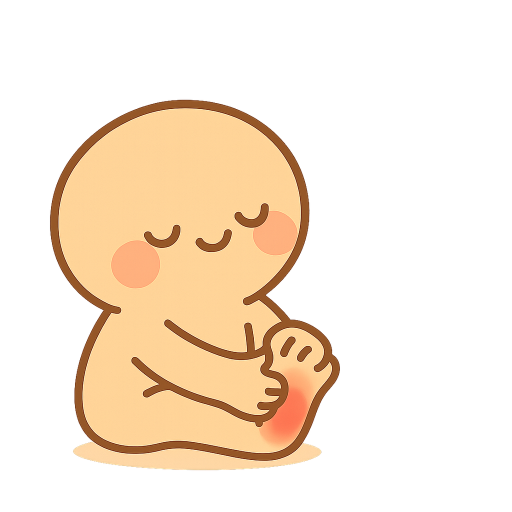
#> input picture .art-staging/bodypart-highlight/chip-ashikubi.png, 1024 x 1024 px (shown at 1/2 size)
$ python -i gen-bodypart-highlight.py   (imports and definitions only)
#> lines starting #> are read from the running program, lines starting #| are printed output that depends on the picture
#!/usr/bin/env python3
"""体の部位イラストへ珊瑚色ハイライトを追加(TASK-C2-2026-07-31-bodypart-art-legibility.md)。

老眼対応: 11体それぞれの該当部位に、かたさチェック図解の「かかと」ピンク(quizArtPink=
#E56A9A、QuizArt.swift:15)と同系の珊瑚色パッチを大きく重ねる。ポーズ・キャラ・トーンは
現行11体(.art-staging/chip-<key>.png)をそのままIMAGE 1参照にして維持し、色パッチの追加
だけを行う。background=transparent必須(前回教訓)。

  python3 gen-bodypart-highlight.py koshi
  python3 gen-bodypart-highlight.py all
"""
import base64
import json
import os
import subprocess
import sys

from PIL import Image

KEY_PATH = os.path.expanduser("~/.claude/secrets/openai-ogatore-manuals.key")
SRC_DIR = os.path.expanduser("~/Claude/kyou-no-ogatore/.art-staging")
OUT_DIR = os.path.expanduser("~/Claude/kyou-no-ogatore/.art-staging/bodypart-highlight")

STYLE = (
    "Keep the character, pose, colors, outline, and composition EXACTLY as in the reference "
    "image — do not redraw or change the pose, face, or body shape in any way. The ONLY "
    "change is: add one bold, clearly visible coral-pink highlight patch (color similar to "
    "hex #E56A9A, a warm rose-pink, matching this app's existing 'body part called out in "
    "pink' visual language) as a soft glowing oval/blob shape overlaid on top of the specific "
    "body region named below. The patch must be LARGE — big enough to cover a substantial "
    "part of that body region, not a small dot — so it is unmistakably visible even shrunk to "
    "a tiny 22x22 pixel icon. The patch can have a soft slightly-transparent glow edge but its "
    "core must be a solid, clearly saturated coral-pink. Keep the thick brown character "
    "outline visible on top of/around the patch so the character silhouette doesn't get lost. "
    "\n\nCRITICAL PLACEMENT RULE (alan5差し戻し2026-07-31で確定): place the patch on the "
    "spot a person would put their OWN HAND when THAT body part hurts — i.e. the patch marks "
    "the body part itself, never the hand/paw that happens to be touching it. If a hand or "
    "paw is resting on or near the target area, draw the patch UNDER/BEHIND that hand on the "
    "body surface (torso, shoulder, joint, etc.), not on top of the hand or fingers — the "
    "hand shape must stay the normal skin color. A patch that ends up looking like it's on "
    "the hand itself (making the hand look injured instead of the body part) is a FAIL. "
    "Fully transparent background, no text, no watermark."
)

# 該当部位の当て色位置。既存11体の実際のポーズに合わせて指示する。原則:
# 「その部位が痛いとき、人が手を当てる場所」に置く(手そのものの上に乗せない)。
REGION = {
    "koshi": "the lower back/waist surface itself (the torso skin under/around where the hand rests), NOT the hand",
    "kata": "ONLY the small strip of torso surface that is directly visible between the chin/neck and the top of the hands, on both the left and right side — a narrow trapezius/shoulder-top strip. The hands themselves (their fist/paw shapes) must stay the completely normal skin color — do NOT tint, shade, or color the hands pink at all, even partially. Do NOT place any pink on the face or cheeks either. If in doubt, make the patch smaller and keep it strictly confined to the bare torso strip at the neck-shoulder junction, fully avoiding the hand shapes.",
    "kubi": "the neck surface itself (the side/back of the neck skin), not the hand that is rubbing it",
    "senaka": "the whole back/spine surface of the character's torso (the area it is stretching upward)",
    "kokansetsu": "the hip-joint/leg-base surface on both sides, exactly where the legs attach to the torso",
    "kaikyaku": "the inner thigh/groin surface between the two spread-open legs",
    "momoura": "the back surface of both thighs (the hamstring area, visible in the forward-bend pose) — not the hands near the toes",
    "futomomo": "the front surface of the thigh being pulled up/back (the standing leg's thigh itself), not the hand gripping the foot",
    "hiza": "the kneecap surface itself (both knees), not the hands resting on them",
    "ashikubi": "the ankle/sole surface itself, not the hands wrapped around it",
    "zenshin": "a single moderate patch centred on the torso/chest, representing the whole body in general (not a specific joint)",
}


def load_key():
    if not os.path.exists(KEY_PATH):
        sys.exit(f"APIキーが見つかりません: {KEY_PATH}")
    return open(KEY_PATH, encoding="utf-8").read().strip()


def trim_and_pad(path, margin_ratio=0.08, canvas=1024):
#> called with margin_ratio = 0.08, canvas = 1024
    im = Image.open(path).convert("RGBA")
#> im is the input picture: PIL image 1024x1024 RGBA; mean R, G, B, A 74.1, 58.5, 41, 79.9
    bbox = im.getbbox()
#> bbox = (98, 197, 682, 943)
    if bbox:
        im = im.crop(bbox)
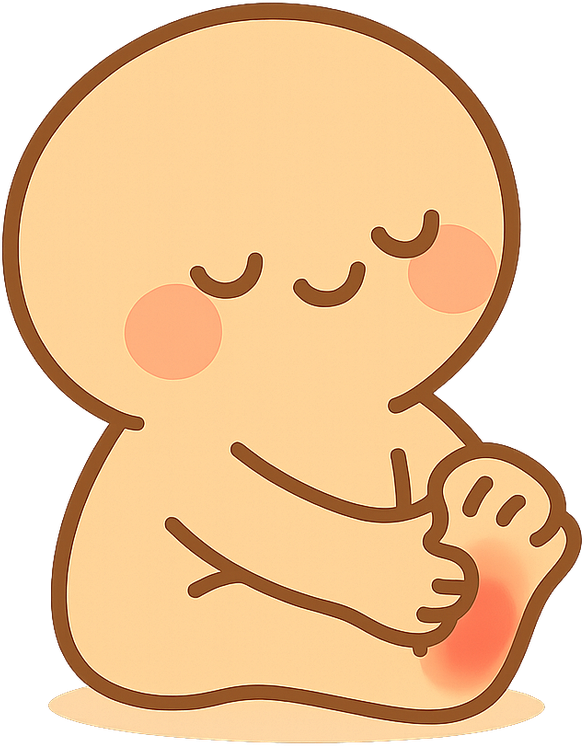
#> im: PIL image 584x746 RGBA; mean R, G, B, A 178.4, 140.9, 98.8, 192.3; transparent parts drawn white
    w, h = im.size
#> w = 584; h = 746
    side = max(w, h)
#> side = 746
    side_with_margin = int(side / (1 - 2 * margin_ratio))
#> side_with_margin = 888
    square = Image.new("RGBA", (side_with_margin, side_with_margin), (0, 0, 0, 0))
#> square: PIL image 888x888 RGBA; every value is 0
    square.paste(im, ((side_with_margin - w) // 2, (side_with_margin - h) // 2), im)
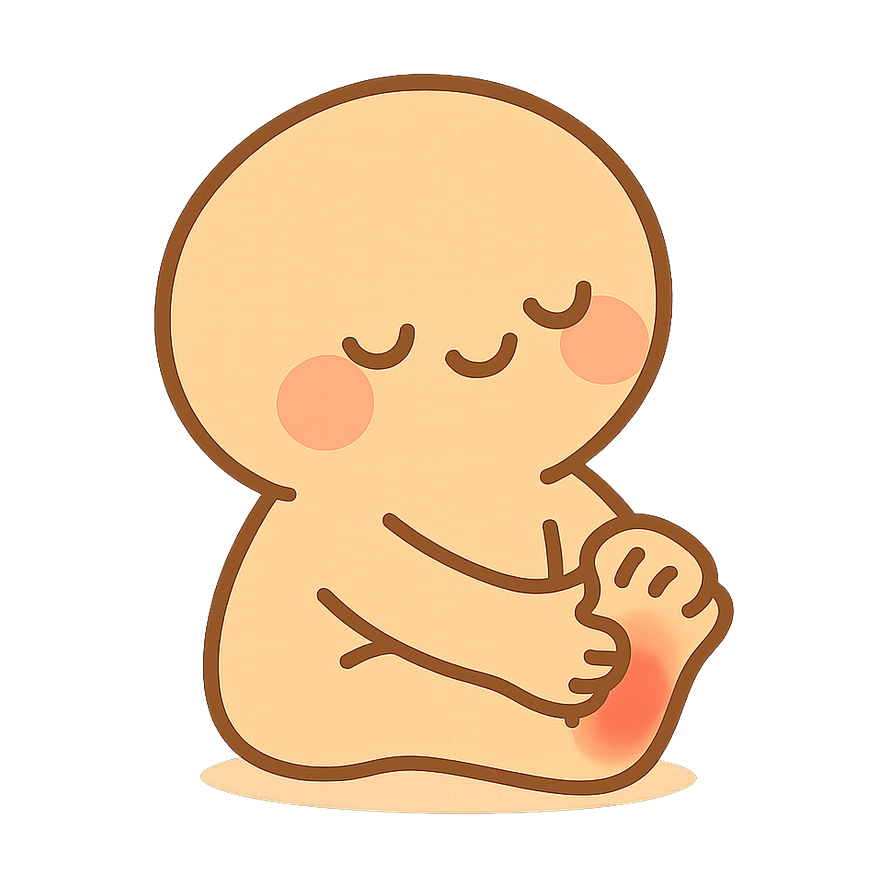
#> square: PIL image 888x888 RGBA; mean R, G, B, A 97.8, 77.4, 54.3, 105.8; transparent parts drawn white
    square = square.resize((canvas, canvas), Image.LANCZOS)
#> square: PIL image 1024x1024 RGBA
    square.save(path)


def gen(part):
    if part not in REGION:
        sys.exit(f"不明な部位: {part}")
    src = os.path.join(SRC_DIR, f"chip-{part}.png")
    if not os.path.exists(src):
        sys.exit(f"元画像が無い: {src}")
    prompt = f"Add the coral-pink highlight patch on {REGION[part]}. " + STYLE
    os.makedirs(OUT_DIR, exist_ok=True)
    out_path = os.path.join(OUT_DIR, f"chip-{part}.png")
    res = subprocess.run(
        ["curl", "-sS", "https://api.openai.com/v1/images/edits",
         "-H", f"Authorization: Bearer {load_key()}",
         "-F", "model=gpt-image-1", "-F", f"image[]=@{src};type=image/png",
         "-F", f"prompt={prompt}",
         "-F", "size=1024x1024", "-F", "quality=medium", "-F", "background=transparent"],
        capture_output=True, text=True, timeout=300,
    )
    if res.returncode != 0:
        sys.exit(f"curl失敗({part}): {res.stderr[:300]}")
    data = json.loads(res.stdout)
    if "error" in data:
        sys.exit(f"APIエラー({part}): {data['error'].get('message')}")
    with open(out_path, "wb") as f:
        f.write(base64.b64decode(data["data"][0]["b64_json"]))
    trim_and_pad(out_path)
    print(f"-> {out_path}")


# [7 lines not run here, left out]

>>> result = trim_and_pad('../.art-staging/bodypart-highlight/chip-ashikubi.png')

$ run again, on .art-staging/bodypart-highlight/chip-kokansetsu.png
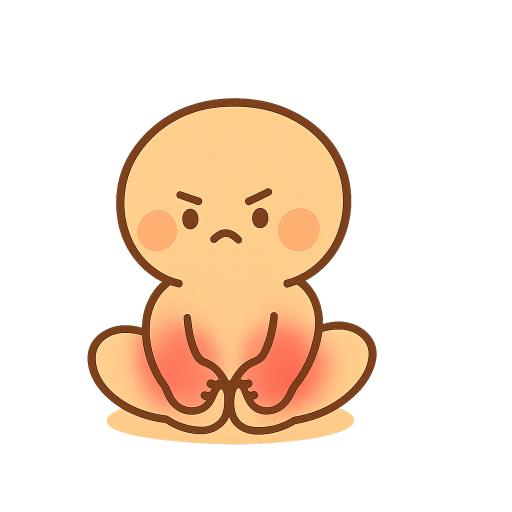
#> input picture .art-staging/bodypart-highlight/chip-kokansetsu.png, 1024 x 1024 px (shown at 1/2 size)
#> in trim_and_pad, im is the input picture: PIL image 1024x1024 RGBA; mean R, G, B, A 64, 46.5, 31.2, 71.1
#> bbox = (173, 194, 756, 891)
#> in trim_and_pad, `im = im.crop(bbox)`:
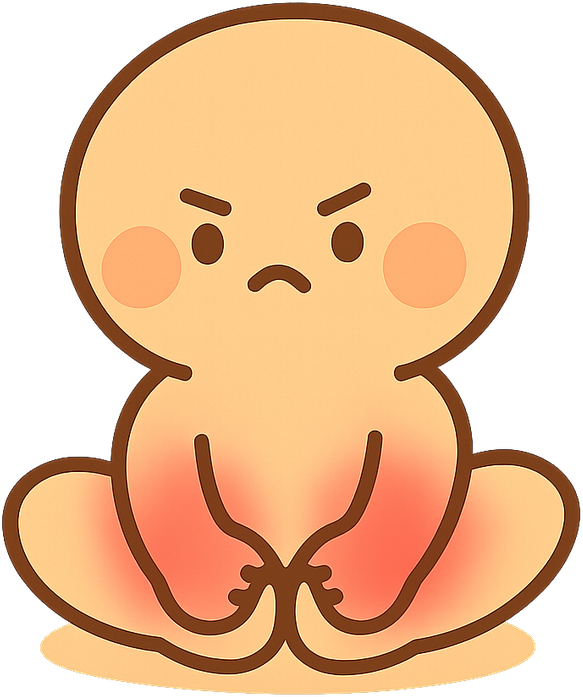
#> im: PIL image 583x697 RGBA; mean R, G, B, A 165.1, 120.1, 80.5, 183.6; transparent parts drawn white
#> in trim_and_pad, `square.paste(im, ((side_with_margin - w) // 2, (side_with_margin - h) ..`:
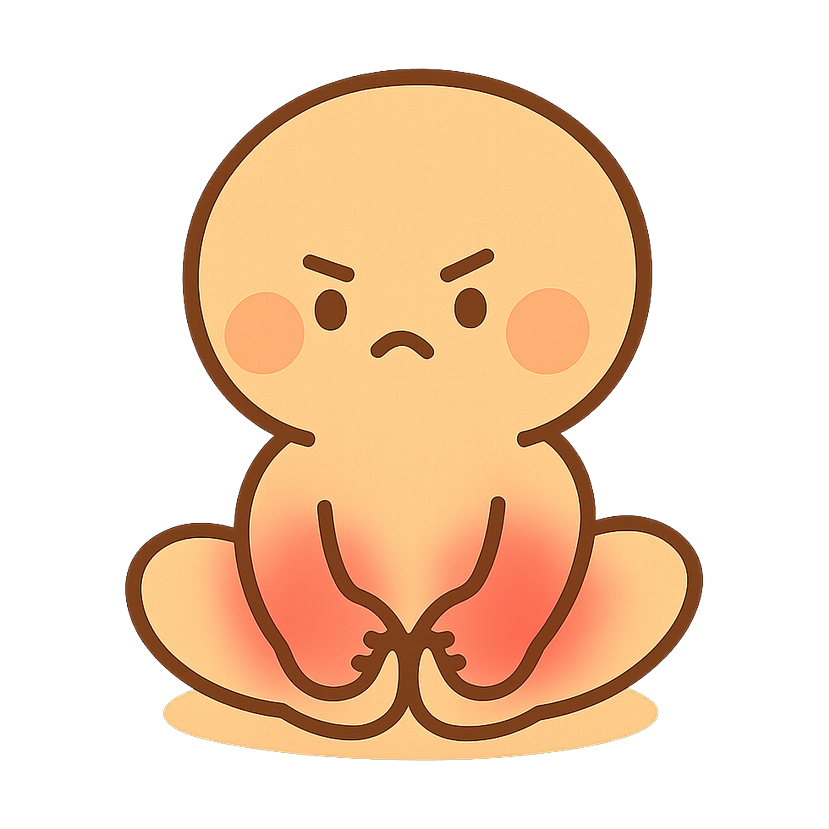
#> square: PIL image 829x829 RGBA; mean R, G, B, A 96.9, 70.5, 47.3, 108.1; transparent parts drawn white

$ run again, on .art-staging/bodypart-highlight/chip-kubi.png
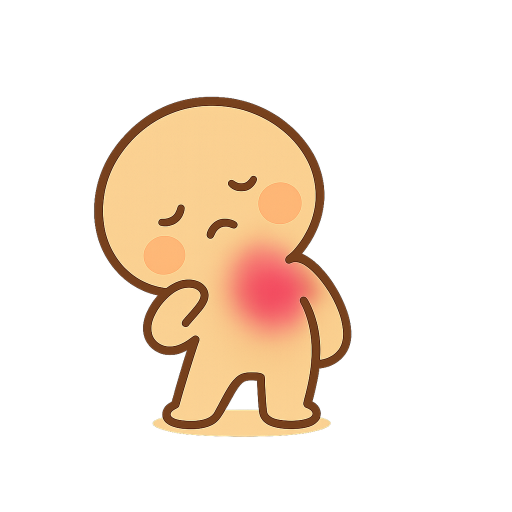
#> input picture .art-staging/bodypart-highlight/chip-kubi.png, 1024 x 1024 px (shown at 1/2 size)
#> in trim_and_pad, im is the input picture: PIL image 1024x1024 RGBA; mean R, G, B, A 52.9, 40.2, 27.9, 60.1
#> bbox = (186, 191, 705, 876)
#> in trim_and_pad, `im = im.crop(bbox)`:
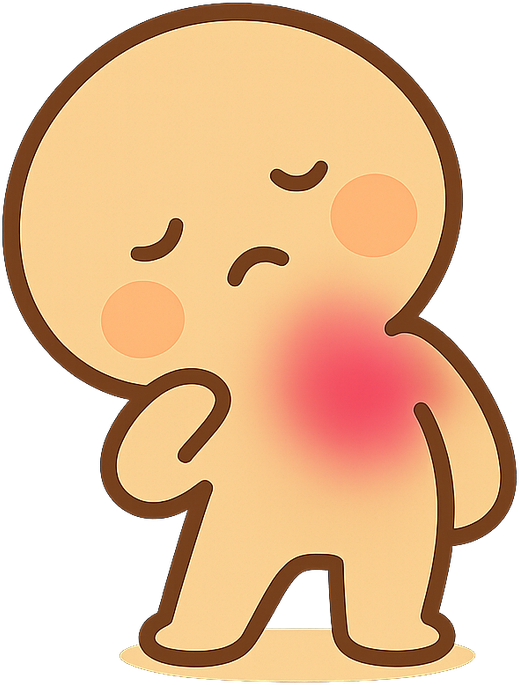
#> im: PIL image 519x685 RGBA; mean R, G, B, A 156.1, 118.5, 82.4, 177.2; transparent parts drawn white
#> in trim_and_pad, `square.paste(im, ((side_with_margin - w) // 2, (side_with_margin - h) ..`:
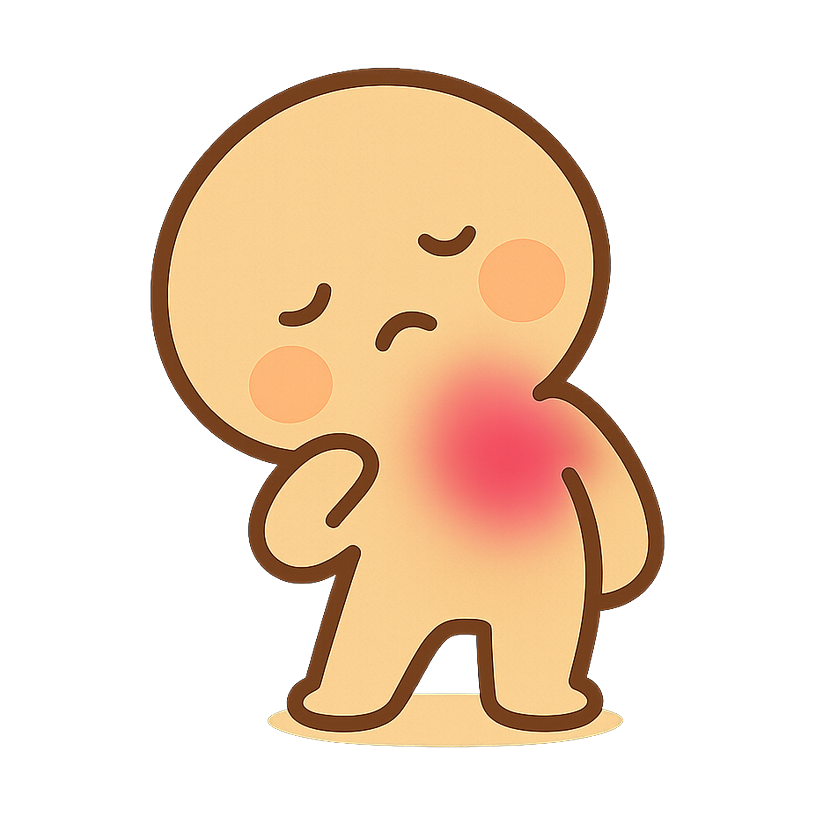
#> square: PIL image 815x815 RGBA; mean R, G, B, A 83.1, 63.1, 43.8, 94.5; transparent parts drawn white

$ run again, on .art-staging/bodypart-highlight/chip-momoura.png
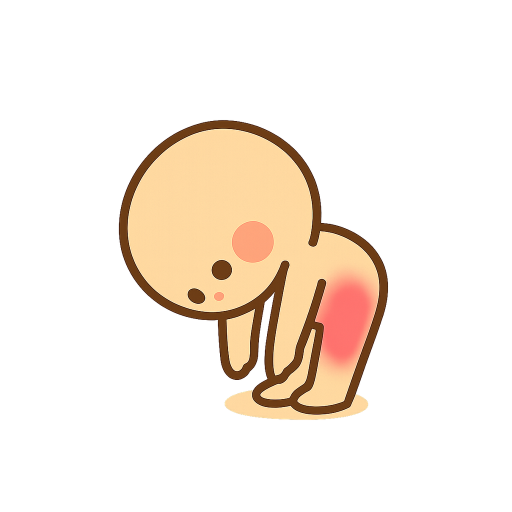
#> input picture .art-staging/bodypart-highlight/chip-momoura.png, 1024 x 1024 px (shown at 1/2 size)
#> in trim_and_pad, im is the input picture: PIL image 1024x1024 RGBA; mean R, G, B, A 44.1, 34.4, 24.9, 50.9
#> bbox = (235, 238, 778, 842)
#> in trim_and_pad, `im = im.crop(bbox)`:
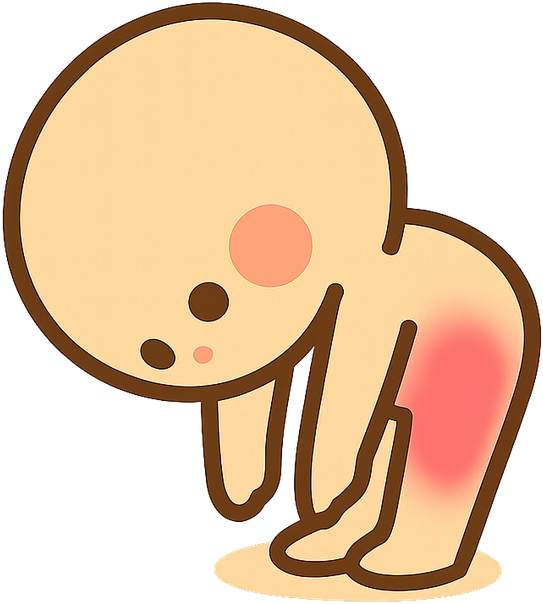
#> im: PIL image 543x604 RGBA; mean R, G, B, A 140.9, 110.1, 79.6, 162.8; transparent parts drawn white
#> in trim_and_pad, `square.paste(im, ((side_with_margin - w) // 2, (side_with_margin - h) ..`:
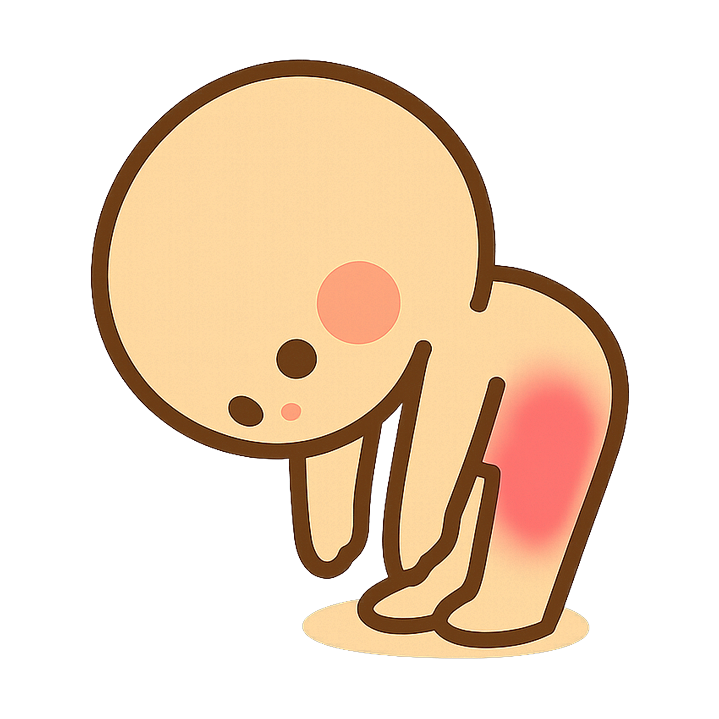
#> square: PIL image 719x719 RGBA; mean R, G, B, A 88.6, 69.3, 50.1, 102.7; transparent parts drawn white
